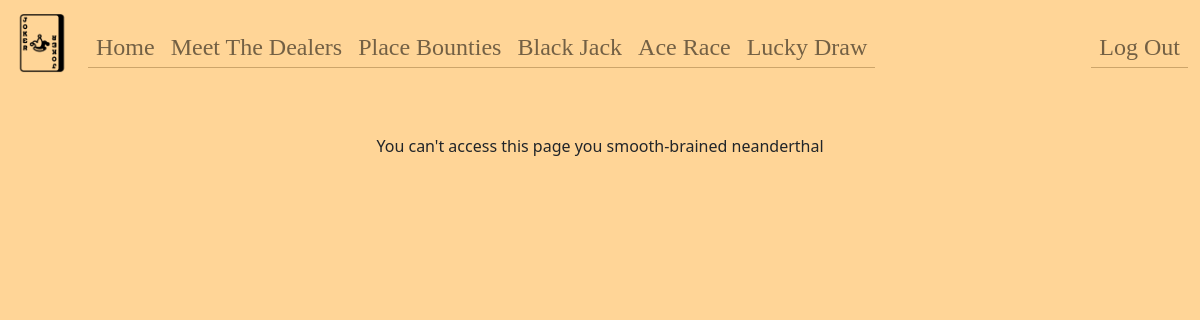
Page /admin (signed in) on the earlier database version.
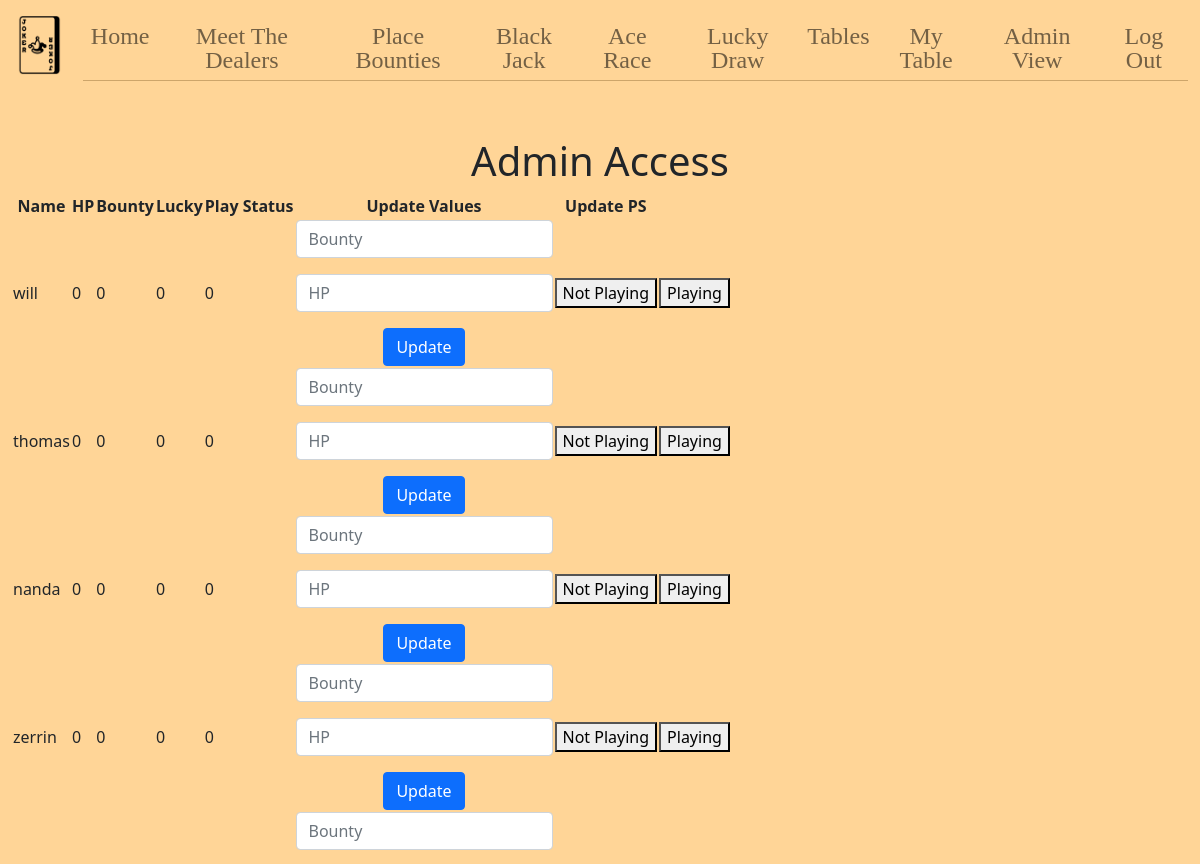
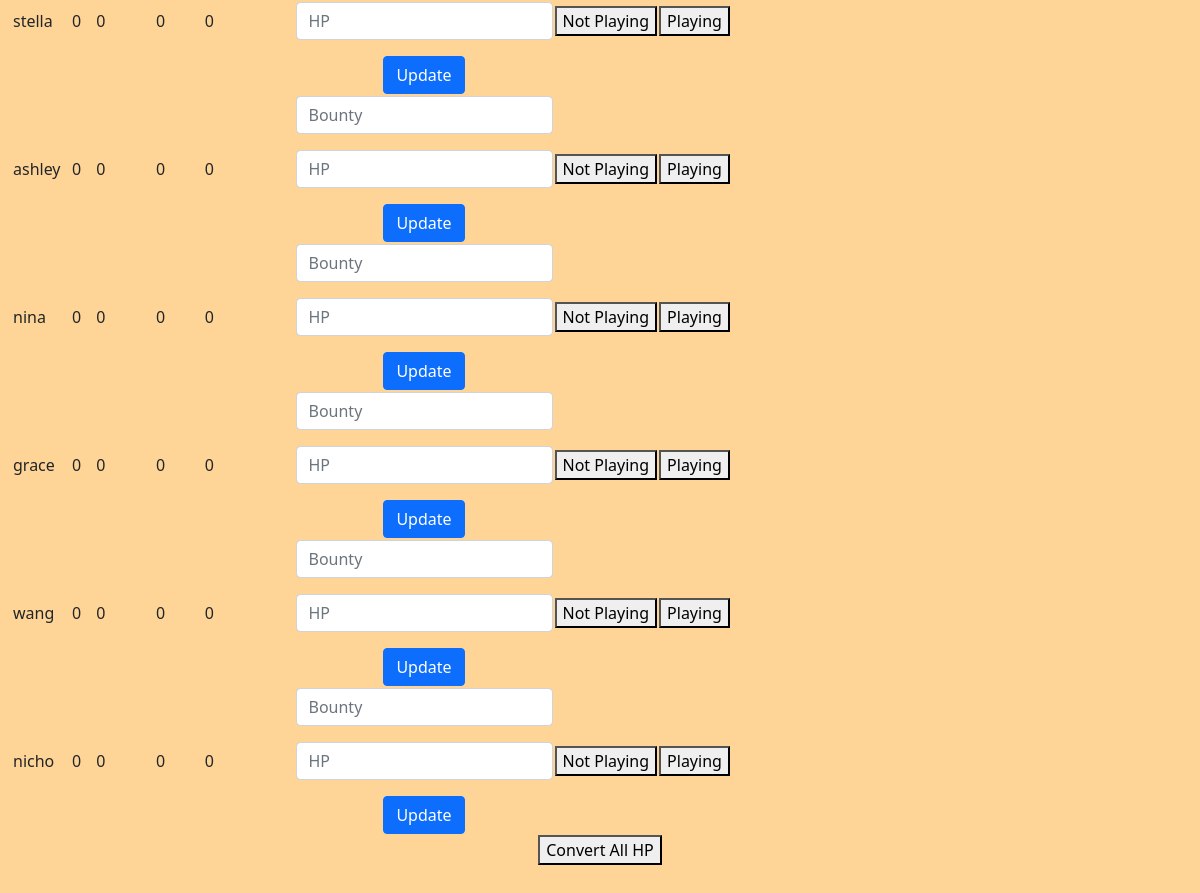
Same page on the later database version (2 pictures, top to bottom).
### tables this page shows
CREATE TABLE users (
  id INTEGER PRIMARY KEY AUTOINCREMENT,
  name TEXT NOT NULL,
  hash TEXT NOT NULL,
  email TEXT,
  hp INTEGER DEFAULT 0 NOT NULL,
  bounty INTEGER DEFAULT 0 NOT NULL,
  lucky INTEGER DEFAULT 0 NOT NULL,
  playing INTEGER DEFAULT 0 NOT NULL,
  dealing INTEGER DEFAULT 0 NOT NULL,
  permission INTEGER DEFAULT 0 NOT NULL,
  poker INTEGER DEFAULT 0 NOT NULL,
  tableid INTEGER DEFAULT 0 NOT NULL
);

### app.py (the view)
@app.route("/admin", methods=["GET", "POST"])
@login_required
def admin():
    if request.method == "POST":
        bounty = request.form.get("bounty")
        hp = request.form.get("hp")
        updateid = request.form.get("updateid")
        id = request.form.get("id")
        idplay = request.form.get("idplay")
        convert = request.form.get("convert")
        if bounty:
            db.execute("UPDATE users SET bounty = ? WHERE id = ?", bounty, updateid)
        if hp:
            db.execute("UPDATE users SET hp = ? WHERE id = ?", hp, updateid)
        if id:
            db.execute("UPDATE users SET playing = 0 WHERE id = ?", id)
        if idplay:
            db.execute("UPDATE users SET playing = 1, bounty = bounty + 1 WHERE id = ?", idplay)
        if convert:
            users = db.execute("SELECT * FROM users")
            for user in users:
                bountyhp = user["bounty"] * 10
                db.execute("UPDATE users SET  hp = hp + ?, bounty = bounty - ? WHERE id = ?", bountyhp, user["bounty"], user["id"])
                db.execute("UPDATE users SET lucky = lucky + ?, hp = hp - ? WHERE id = ?", user["hp"], user["hp"], user["id"])
        persons = db.execute("SELECT * FROM users")
        return render_template("admin.html", persons=persons)
    else:
        persons = db.execute("SELECT * FROM users")
        return render_template("admin.html", persons=persons)

### app.py (called while the page is built)
@app.after_request
def after_request(response):
    response.headers["Cache-Control"] = "no-cache, no-store, must-revalidate"
    response.headers["Expires"] = 0
    response.headers["Pragma"] = "no-cache"
    return response

### helpers.py (called while the page is built)
def login_required(f):
    @wraps(f)
    def decorated_function(*args, **kwargs):
        if session.get("user_id") is None:
            return redirect("/login")
        return f(*args, **kwargs)
    return decorated_function

### templates/admin.html (shortened to what this page needs)
{% extends "layout.html" %}
{% block main %}
    {% if session["admin"] == 1 %}
    <h1>Admin Access</h1>
    <table>
        <thead>
            <tr>
                <th>Name</th>
                <th>HP</th>
                <th>Bounty</th>
                <th>Lucky</th>
                <th>Play Status</th>
                <th>Update Values</th>
                <th>Update PS</th>
            </tr>
        </thead>
        <tbody>
        {% for person in persons %}
            <tr class="">
                <td class="text-start">{{ person["name"] }}</td>
                <td class="text-start">{{ person["hp"] }}</td>
                <td class="text-start">{{ person["bounty"] }}</td>
                <td class="text-start">{{ person["lucky"] }}</td>
                <td class="text-start">{{ person["playing"] }}</td>
                <td>
                    <form action="/admin" method="post">
                        <div class="mb-3">
                            <input autocomplete="off" autofocus class="form-control mx-auto w-auto" id="bounty" name="bounty" placeholder="Bounty" type="number" min="0">
                        </div>
                        <div class="mb-3">
                            <input autocomplete="off" autofocus class="form-control mx-auto w-auto" id="hp" name="hp" placeholder="HP" type="number" min="0">
                        </div>
                        <button class="btn btn-primary" type="submit">Update</button>
                    </form>
                </td>
                <td>
                    <form action="/admin" method="post">
                        <button type="submit">Not Playing</button>
                    </form>
                </td>
                <td>
                    <form action="/admin" method="post">
                        <button type="submit">Playing</button>
                    </form>
                </td>
            </tr>
        {% endfor %}
        </tbody>
    </table>
        {% if session["user_id"] == 1 or session["user_id"] == 2 %}
        <form action="/admin" method="post">
            <button type="submit">Convert All HP</button>
        </form>
        {% endif %}
    {% else %}
    <div>
        You can't access this page you smooth-brained neanderthal
    </div>
    {% endif %}
{% endblock %}

Differences in the rows shown:
now on this page (row edited): users: name "will", hp "0", bounty "0", lucky "0", playing "0"
now on this page (row edited): users: name "thomas", hp "0", bounty "0", lucky "0", playing "0"
now on this page (row edited): users: name "nanda", hp "0", bounty "0", lucky "0", playing "0"
now on this page (row edited): users: name "zerrin", hp "0", bounty "0", lucky "0", playing "0"
now on this page (row edited): users: name "stella", hp "0", bounty "0", lucky "0", playing "0"
now on this page (row edited): users: name "ashley", hp "0", bounty "0", lucky "0", playing "0"
now on this page (row edited): users: name "nina", hp "0", bounty "0", lucky "0", playing "0"
now on this page (row edited): users: name "grace", hp "0", bounty "0", lucky "0", playing "0"
now on this page (row edited): users: name "wang", hp "0", bounty "0", lucky "0", playing "0"
now on this page (row unchanged): users: name "nicho", hp "0", bounty "0", lucky "0", playing "0"
Other differences:
text no longer shown: "You can't access this page you smooth-brained neanderthal"
text now shown: "Tables My Table Admin View Admin Access Name HP Bounty Lucky Play Status Update Values Update PS Convert All HP"
